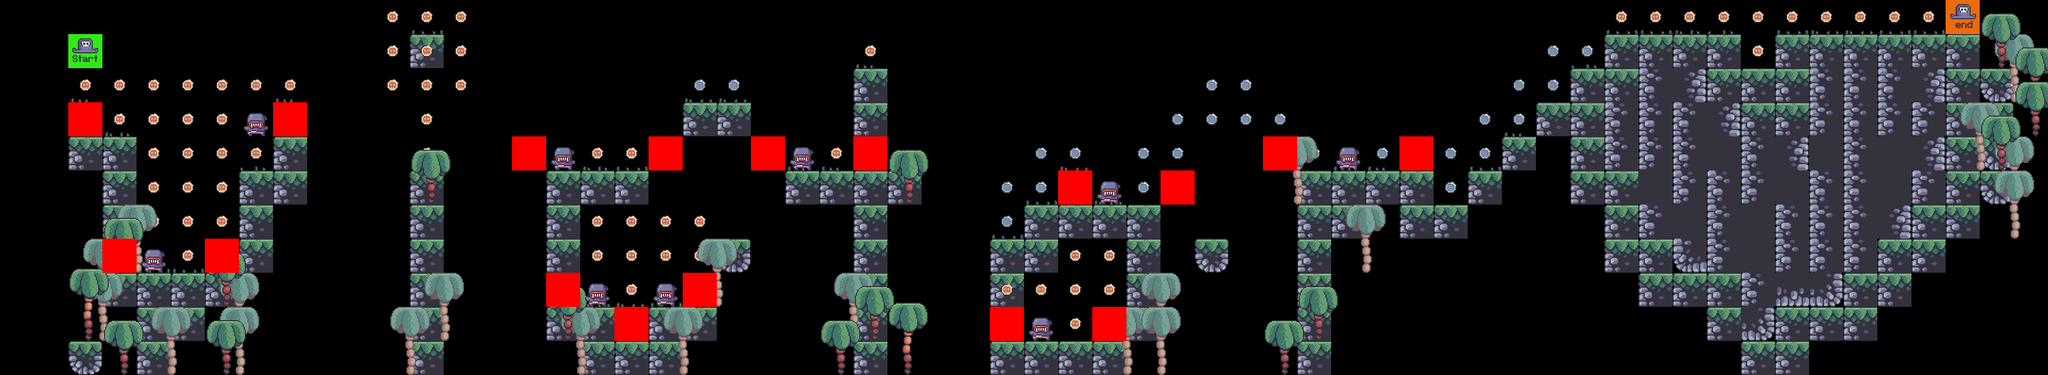

This is a level from a 2D game, rendered from its Tiled map with the project's own tilesets. A one-line summary and the map file follow, with tile-layer data summarised:
An orthogonal 60x11 tile map with 64x64 px tiles, 9 tile layers (terrain, grass, coins, bg_palms, ...), 6 tilesets.

<map version="1.5" tiledversion="1.7.2" orientation="orthogonal" renderorder="right-down" width="60" height="11" tilewidth="64" tileheight="64" infinite="0" nextlayerid="10" nextobjectid="1">
 <editorsettings>
  <export target="../1/level_1.csv" format="csv" />
 </editorsettings>
 <tileset firstgid="1" source="../tile_sets/terrain_tiles.tsx" />
 <tileset firstgid="17" source="../tile_sets/grass_tiles.tsx" />
 <tileset firstgid="22" source="../tile_sets/coin_tiles.tsx" />
 <tileset firstgid="24" source="../tile_sets/enemy _tiles.tsx" />
 <tileset firstgid="26" source="../tile_sets/palms.tsx" />
 <tileset firstgid="29" source="../tile_sets/player_tiles.tsx" />
 <layer id="9" name="terrain" width="60" height="11">
  <data>[660 cells, 187 non-empty, 8 distinct tile ids]</data>
 </layer>
 <layer id="1" name="grass" width="60" height="11">
  <data>[660 cells, 40 non-empty, 5 distinct tile ids]</data>
 </layer>
 <layer id="2" name="coins" width="60" height="11">
  <data>[660 cells, 106 non-empty, 2 distinct tile ids]</data>
 </layer>
 <layer id="5" name="bg_palms" width="60" height="11">
  <data>[660 cells, 21 non-empty, 1 distinct tile ids]</data>
 </layer>
 <layer id="6" name="fg_palms" width="60" height="11">
  <data>[660 cells, 17 non-empty, 2 distinct tile ids]</data>
 </layer>
 <layer id="7" name="constraints" width="60" height="11">
  <data>[660 cells, 17 non-empty, 1 distinct tile ids]</data>
 </layer>
 <layer id="8" name="crates" width="60" height="11">
  <data>[660 cells, 0 non-empty, 0 distinct tile ids]</data>
 </layer>
 <layer id="3" name="player" width="60" height="11">
  <data>[660 cells, 2 non-empty, 2 distinct tile ids]</data>
 </layer>
 <layer id="4" name="enemies" width="60" height="11">
  <data>[660 cells, 9 non-empty, 1 distinct tile ids]</data>
 </layer>
</map>
